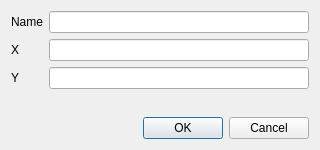
<?xml version="1.0" encoding="UTF-8"?>
<ui version="4.0">
 <class>DialogAddCity</class>
 <widget class="QDialog" name="DialogAddCity">
  <property name="geometry">
   <rect>
    <x>0</x>
    <y>0</y>
    <width>320</width>
    <height>150</height>
   </rect>
  </property>
  <property name="windowTitle">
   <string>Add City</string>
  </property>
  <layout class="QVBoxLayout" name="verticalLayout">
   <item>
    <layout class="QFormLayout" name="formLayout">
     <item row="0" column="0">
      <widget class="QLabel" name="labelName">
       <property name="text">
        <string>Name</string>
       </property>
      </widget>
     </item>
     <item row="0" column="1">
      <widget class="QLineEdit" name="lineEditName"/>
     </item>
     <item row="1" column="0">
      <widget class="QLabel" name="labelX">
       <property name="text">
        <string>X</string>
       </property>
      </widget>
     </item>
     <item row="1" column="1">
      <widget class="QLineEdit" name="lineEditX"/>
     </item>
     <item row="2" column="0">
      <widget class="QLabel" name="labelY">
       <property name="text">
        <string>Y</string>
       </property>
      </widget>
     </item>
     <item row="2" column="1">
      <widget class="QLineEdit" name="lineEditY"/>
     </item>
    </layout>
   </item>
   <item>
    <widget class="QDialogButtonBox" name="buttonBox">
     <property name="orientation">
      <enum>Qt::Horizontal</enum>
     </property>
     <property name="standardButtons">
      <set>QDialogButtonBox::Cancel|QDialogButtonBox::Ok</set>
     </property>
    </widget>
   </item>
  </layout>
 </widget>
 <resources/>
 <connections/>
</ui>
